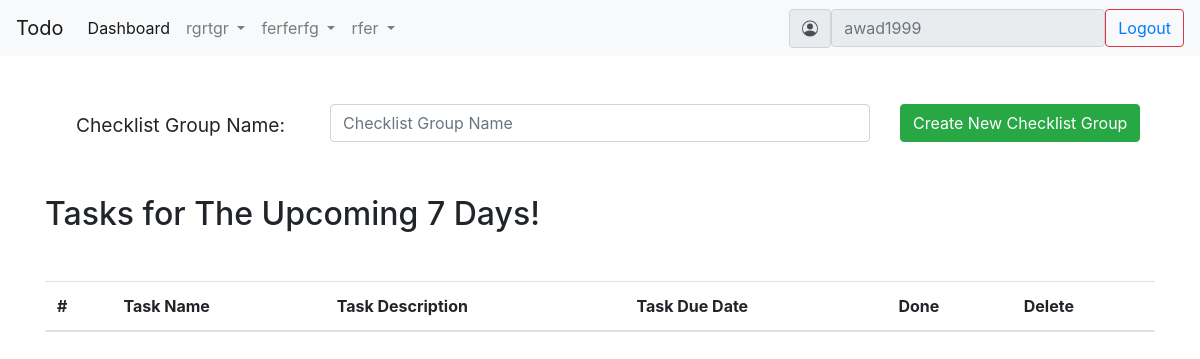
/index.php (signed in), run on the app's committed database.
### tables this page shows
CREATE TABLE `checklist_groups` (
  `id` bigint(20) UNSIGNED NOT NULL,
  `name` varchar(255) NOT NULL,
  `user_id` bigint(20) UNSIGNED NOT NULL,
  `is_day` tinyint(1) NOT NULL DEFAULT '0',
  `created_at` timestamp NULL DEFAULT NULL,
  `updated_at` timestamp NULL DEFAULT NULL,
  `deleted_at` timestamp NULL DEFAULT NULL
);

### index.php (the view, shortened to what this page needs)
<!DOCTYPE html>
<html lang="en">
<head>
    <link rel="stylesheet" href="https://cdn.jsdelivr.net/npm/bootstrap@4.0.0/dist/css/bootstrap.min.css">
</head>
<body>
    <nav class="navbar navbar-expand-lg navbar-light bg-light">
        <a class="navbar-brand" href="#">Todo</a>
        <div class="collapse navbar-collapse" id="navbarSupportedContent">
            <ul class="navbar-nav mr-auto">
                <li class="nav-item active">
                    <a class="nav-link" href="index.php">Dashboard <span class="sr-only">(current)</span></a>
                </li>
                <?php
                require 'config.php';
                $user_id = $_SESSION['id'];
                $query = $link->query("SELECT * FROM `checklist_groups` WHERE user_id=$user_id  ORDER BY `id` ASC");
                while ($row = $query->fetch_array()) {
                ?>
                    <li class="nav-item dropdown">
                        <a class="nav-link dropdown-toggle" href="#" id="navbarDropdown" role="button" data-toggle="dropdown" aria-haspopup="true" aria-expanded="false">
                            <?php echo $row['name']; ?>
                        </a>
                    </li>
                <?php }
                ?>
            </ul>
            <form class="form-inline my-2 my-lg-0">
                <span class="input-group-text" id="basic-addon1">
                </span>
                <?php if (isset($_SESSION['username'])) : ?>
                    <input type="text" class="form-control" placeholder="<?php echo $_SESSION['username']; ?>" aria-label="Input group example" aria-describedby="basic-addon1" readonly>
                    <button class="btn btn-outline-danger my-2 my-sm-0" type="submit"><a href="index.php?logout='1'">Logout</a></button>
                <?php endif ?>
            </form>
        </div>
    </nav>
    <form method="post" action="insertChecklistGroup.php">
        <div class="container mt-5">
            <div class="row">
                <div class="col-sm text-right">
                    <label name="" class="col-sm col-form-label" style="font-size: 1.2rem;">Checklist Group Name:</label>
                </div>
                <div class="col-6">
                    <input class="form-control" type="text" placeholder="Checklist Group Name" name="name">
                </div>
                <div class="col-sm">
                    <button type="submit" class="btn btn-success" name="submit_group">Create New Checklist Group</button>
                </div>
            </div>
        </div>
    </form>
    <div class="container mt-5">
        <h2>Tasks for The Upcoming 7 Days!</h2>
        <table class="table table-striped mt-5">
            <thead>
                <tr>
                    <th scope="col">#</th>
                    <th scope="col">Task Name</th>
                    <th scope="col">Task Description</th>
                    <th scope="col">Task Due Date</th>
                    <th scope="col">Done</th>
                    <th scope="col">Delete</th>
                </tr>
            </thead>
        </table>
    </div>
</body>
</html>

### data on the page
checklist_groups: name "rgrtgr"
checklist_groups: name "ferferfg"
checklist_groups: name "rfer"
